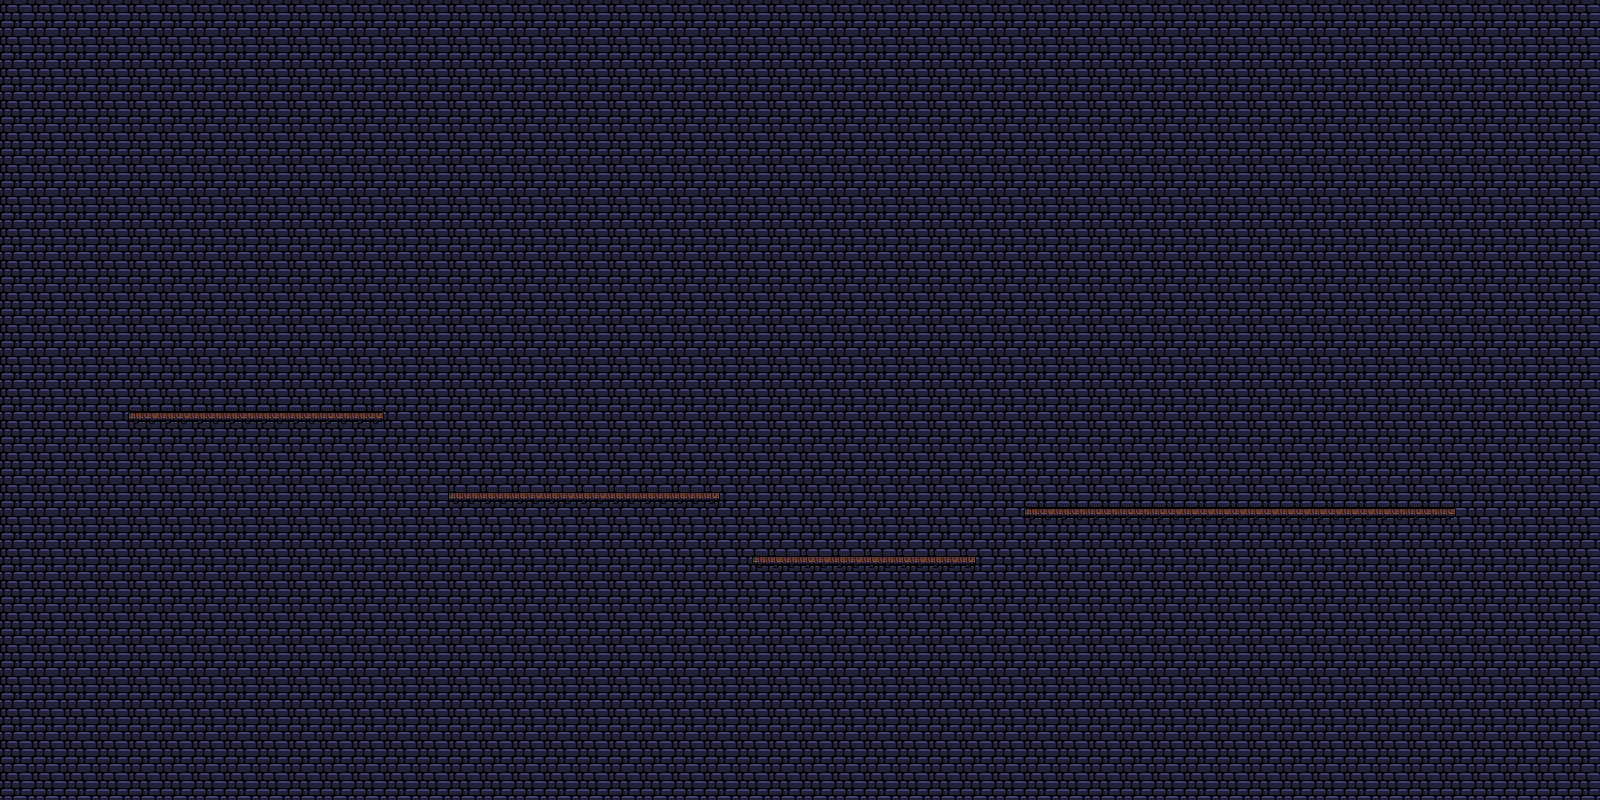

A level layout from a 2D game, rendered from its tile map. Below: a short description, then the map file with tile-grid data replaced by summaries:
An orthogonal 100x50 tile map with 16x16 px tiles, 3 tile layers (Tile Layer 1, Tile Layer 2, Tile Layer 3).

<map version="1.0" tiledversion="2017.09.27" orientation="orthogonal" renderorder="right-down" width="100" height="50" tilewidth="16" tileheight="16" infinite="0" nextobjectid="1">
 <tileset firstgid="1" source="MidtermTileset.tsx" />
 <layer name="Tile Layer 1" width="100" height="50">
  <data>[5000 cells, 5000 non-empty, 8 distinct tile ids]</data>
 </layer>
 <layer name="Tile Layer 2" width="100" height="50">
  <data>[5000 cells, 152 non-empty, 19 distinct tile ids]</data>
 </layer>
 <layer name="Tile Layer 3" width="100" height="50">
  <data>[5000 cells, 330 non-empty, 1 distinct tile ids]</data>
 </layer>
</map>
